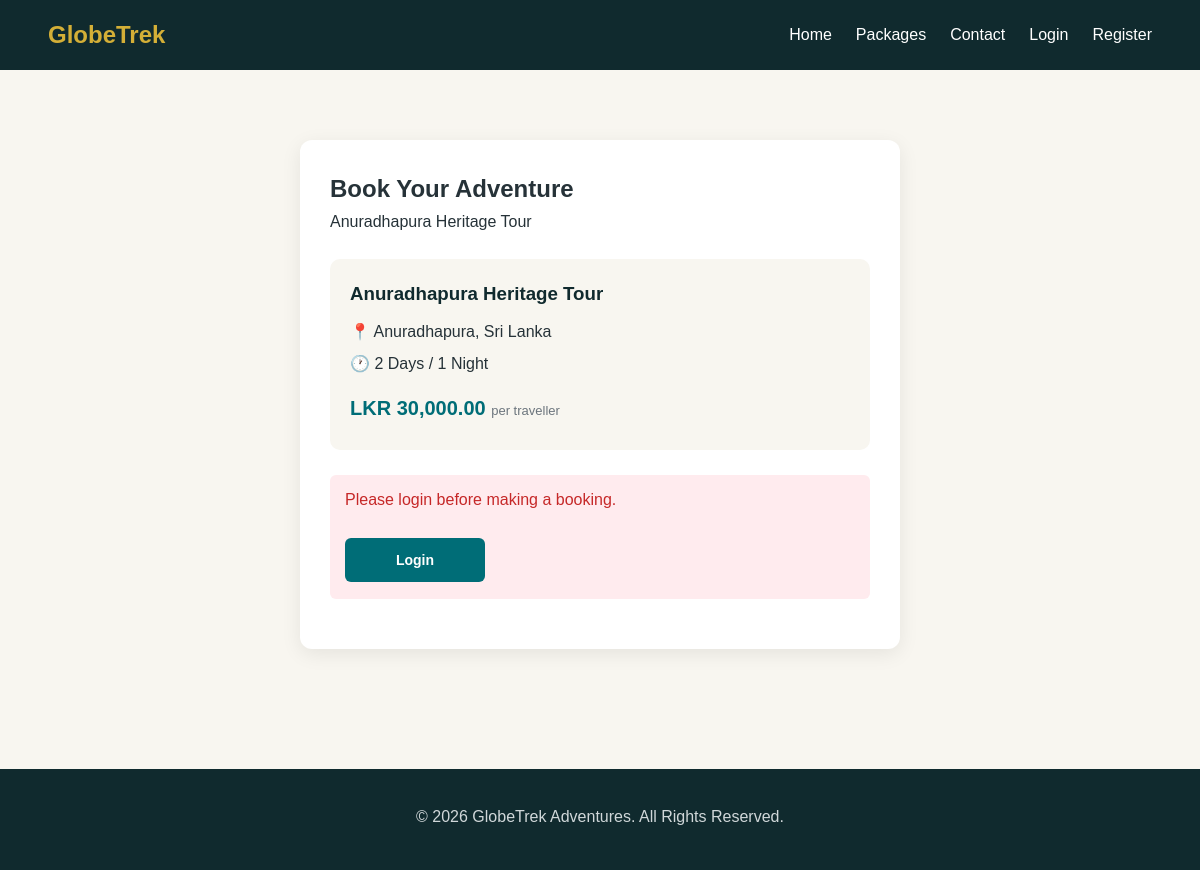
Page /globetrek/booking.php?package_id=7 on the committed database.
### tables this page shows
CREATE TABLE `packages` (
  `id` int(11) NOT NULL,
  `title` varchar(150) NOT NULL,
  `destination` varchar(100) NOT NULL,
  `description` text NOT NULL,
  `price` decimal(10,2) NOT NULL,
  `duration` varchar(50) NOT NULL,
  `image` varchar(255) DEFAULT NULL,
  `created_by` int(11) DEFAULT NULL,
  `created_at` timestamp NOT NULL DEFAULT current_timestamp()
);

### globetrek/booking.php (the view, shortened to what this page needs)
<?php
require_once "config/database.php";
$package_id = (int) $_GET['package_id'];
$stmt = $pdo->prepare("SELECT * FROM packages WHERE id = ?");
$stmt->execute([$package_id]);
$package = $stmt->fetch(PDO::FETCH_ASSOC);
?>
<!DOCTYPE html>
<html lang="en">
<head>
    <link
        rel="stylesheet"
        href="css/style.css"
    >
</head>
<body>
<nav class="navbar">
    <div class="container navbar-content">
        <a
            href="index.php"
            class="logo"
        >
            GlobeTrek
        </a>
        <ul class="nav-links">
            <li>
                <a href="index.php">
                    Home
                </a>
            </li>
            <li>
                <a href="packages.php">
                    Packages
                </a>
            </li>
            <li>
                <a href="contact.php">
                    Contact
                </a>
            </li>
            <?php if (isset($_SESSION['user_id'])): ?>
                <li>
                    <a href="customer/dashboard.php">
                        Dashboard
                    </a>
                </li>
                <li>
                    <a href="logout.php">
                        Logout
                    </a>
                </li>
            <?php else: ?>
                <li>
                    <a href="login.php">
                        Login
                    </a>
                </li>
                <li>
                    <a href="register.php">
                        Register
                    </a>
                </li>
            <?php endif; ?>
        </ul>
    </div>
</nav>
<section class="section">
    <div class="container">
        <div class="form-container">
            <h1>
                Book Your Adventure
            </h1>
            <p>
                <?php
                echo htmlspecialchars(
                    $package['title']
                );
                ?>
            </p>
            <div class="package-summary">
                <h3>
                    <?php
                    echo htmlspecialchars(
                        $package['title']
                    );
                    ?>
                </h3>
                <p>
                    📍
                    <?php
                    echo htmlspecialchars(
                        $package['destination']
                    );
                    ?>
                </p>
                <p>
                    🕐
                    <?php
                    echo htmlspecialchars(
                        $package['duration']
                    );
                    ?>
                </p>
                <p class="package-price">
                    LKR
                    <?php
                    echo number_format(
                        $package['price'],
                        2
                    );
                    ?>
                    <small>
                        per traveller
                    </small>
                </p>
            </div>
            <?php if (isset($_SESSION['user_id'])): ?>
                <form method="POST">
                    <div class="form-group">
                        <label for="travel_date">
                            Travel Date
                        </label>
                        <input
                            type="date"
                            id="travel_date"
                            name="travel_date"
                            min="<?php
                                echo date('Y-m-d');
                            ?>"
                            required
                        >
                    </div>
                    <div class="form-group">
                        <label for="travelers">
                            Number of Travellers
                        </label>
                        <input
                            type="number"
                            id="travelers"
                            name="travelers"
                            min="1"
                            max="20"
                            value="1"
                            required
                        >
                    </div>
                    <div class="form-group">
                        <label>
                            Estimated Total
                        </label>
                        <p
                            class="package-price"
                            id="totalPrice"
                        >
                            LKR
                            <?php
                            echo number_format(
                                $package['price'],
                                2
                            );
                            ?>
                        </p>
                    </div>
                    <!-- ==============================
                         Buttons
                         ============================== -->
                    <div class="booking-buttons">
                        <button
                            type="submit"
                            class="btn btn-primary"
                        >
                            Submit Booking
                        </button>
                        <a
                            href="package-details.php?id=<?php
                                echo $package['id'];
                            ?>"
                            class="btn btn-secondary"
                        >
                            Back
                        </a>
                    </div>
                </form>
            <?php else: ?>
                <div class="alert alert-error">
                    Please login before making a booking.
                    <br>
                    <br>
                    <a
                        href="login.php"
                        class="btn btn-primary"
                    >
                        Login
                    </a>
                </div>
            <?php endif; ?>
        </div>
    </div>
</section>
<footer class="footer">
    <div class="container">
        <p>
            &copy;
            <?php
            echo date("Y");
            ?>
            GlobeTrek Adventures.
            All Rights Reserved.
        </p>
    </div>
</footer>
</body>
</html>

### globetrek/css/style.css (style rules this page uses)
:root { --primary: #006d77; --primary-dark: #004f55; --secondary: #d4af37; --dark: #102a2e; --light: #f8f6f0; --white: #ffffff; --text: #263238; --muted: #6c757d; --border: #e0e0e0; --success: #2e7d32; --danger: #c62828; }
* { margin: 0; padding: 0; box-sizing: border-box; }
html { scroll-behavior: smooth; }
body { font-family: Arial, Helvetica, sans-serif; background: var(--light); color: var(--text); line-height: 1.6; }
a { text-decoration: none; color: inherit; }
.container { width: min(1120px, 92%); margin: 0 auto; }
.navbar { background: var(--dark); color: var(--white); padding: 16px 0; position: sticky; top: 0; z-index: 1000; }
.navbar-content { display: flex; justify-content: space-between; align-items: center; }
.logo { font-size: 24px; font-weight: bold; color: var(--secondary); }
.nav-links { display: flex; gap: 24px; list-style: none; }
.nav-links a { color: var(--white); transition: 0.3s; }
.btn { display: inline-flex; align-items: center; justify-content: center; width: 140px; height: 44px; min-width: 140px; min-height: 44px; padding: 0; margin: 0 8px 5px 0; border: none; border-radius: 6px; box-sizing: border-box; font-family: Arial, Helvetica, sans-serif; font-size: 14px; font-weight: bold; line-height: 1; text-align: center; text-decoration: none; cursor: pointer; vertical-align: middle; appearance: none; -webkit-appearance: none; transition: 0.3s; }
.btn-primary { background: var(--primary); color: var(--white); }
.section { padding: 70px 0; }
.package-price { color: var(--primary); font-size: 20px; font-weight: bold; margin: 12px 0; }
.form-container { max-width: 600px; margin: 0 auto; background: var(--white); padding: 30px; border-radius: 12px; box-shadow: 0 5px 20px rgba(0, 0, 0, 0.08); }
.package-summary { background: var(--light); padding: 20px; border-radius: 10px; margin: 25px 0; }
.package-summary h3 { color: var(--dark); margin-bottom: 10px; }
.package-summary p { margin-bottom: 6px; }
.package-summary .package-price { margin-top: 15px; }
.package-summary small { font-size: 13px; color: var(--muted); font-weight: normal; }
.alert { padding: 12px 15px; border-radius: 6px; margin-bottom: 20px; }
.alert-danger, .alert-error { background: #ffebee; color: var(--danger); }
.footer { background: var(--dark); color: var(--white); padding: 35px 0; margin-top: 50px; text-align: center; }
.footer p { color: #d0d7d9; margin-bottom: 6px; }

### rows in the picture
packages: title "Anuradhapura Heritage Tour", destination "Anuradhapura, Sri Lanka", duration "2 Days / 1 Night", price "30,000.00"
